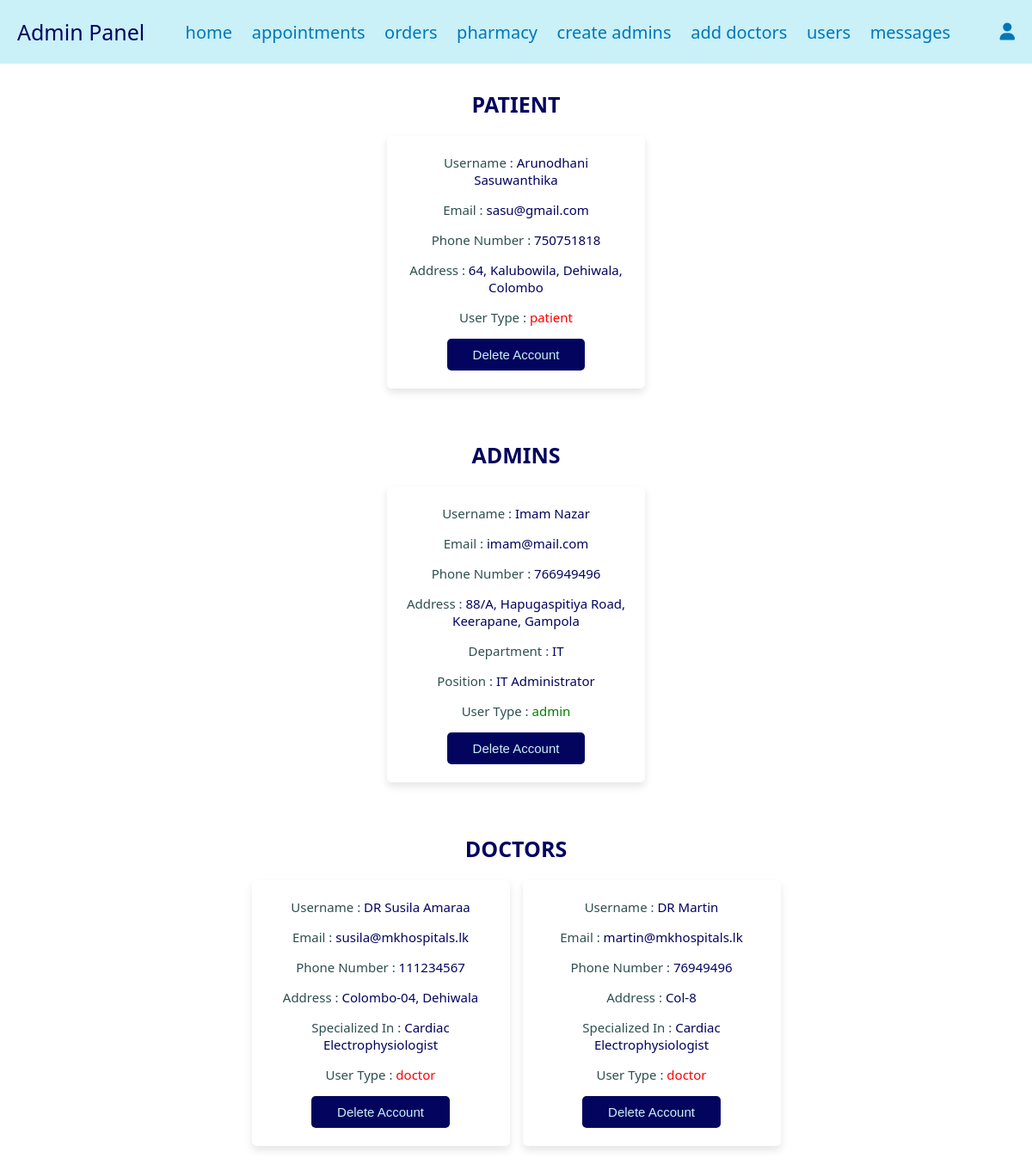
Page /Admin/admin_users.php (signed in) on the committed database.
### tables this page shows
CREATE TABLE IF NOT EXISTS `patient_reg` (
  `id` int(100) NOT NULL AUTO_INCREMENT,
  `name` varchar(100) NOT NULL,
  `age` int(100) NOT NULL,
  `address` varchar(500) NOT NULL,
  `email` varchar(100) NOT NULL,
  `phone_number` int(10) NOT NULL,
  `password` varchar(100) NOT NULL,
  `user_type` varchar(1000) NOT NULL DEFAULT 'patient',
  PRIMARY KEY (`id`)
);

CREATE TABLE IF NOT EXISTS `admin_reg` (
  `admin_id` int(100) NOT NULL AUTO_INCREMENT,
  `a_name` varchar(100) NOT NULL,
  `a_age` int(100) NOT NULL,
  `a_address` varchar(100) NOT NULL,
  `a_email` varchar(100) NOT NULL,
  `a_phone_number` int(10) NOT NULL,
  `a_password` varchar(100) NOT NULL,
  `a_department` varchar(100) NOT NULL,
  `a_position` varchar(100) NOT NULL,
  `a_user_type` varchar(20) NOT NULL DEFAULT 'admin',
  PRIMARY KEY (`admin_id`)
);

CREATE TABLE IF NOT EXISTS `doctor_reg` (
  `doctor_id` int(100) NOT NULL AUTO_INCREMENT,
  `d_name` varchar(100) NOT NULL,
  `d_age` int(100) NOT NULL,
  `d_address` varchar(500) NOT NULL,
  `d_email` varchar(100) NOT NULL,
  `d_phone_number` int(10) NOT NULL,
  `d_specialized_in` varchar(500) NOT NULL,
  `d_qualifications` varchar(200) NOT NULL,
  `d_password` varchar(100) NOT NULL,
  `d_user_type` varchar(50) NOT NULL DEFAULT 'doctor',
  PRIMARY KEY (`doctor_id`)
);

### Admin/admin_users.php (the view, shortened to what this page needs)
<?php
include('connector.php');
?>
<!doctype html>
<html>
<head>
	<link rel="stylesheet" href="https://cdnjs.cloudflare.com/ajax/libs/font-awesome/6.1.1/css/all.min.css">
	<link rel="stylesheet" href="admin_styles.css">
</head>
<body>
	<?php
	include('admin_header.php');
	?>
<section class="users">
	<h1 class="title">Patient</h1>
	<div class="box-container">
		<?php
		$select_users = mysqli_query($conn, "SELECT * FROM `patient_reg`") or die('Query failed!');
		while($fetch_patient = mysqli_fetch_assoc($select_users)) {
		?>
		<div class="box">
		<p>Username : <span><?php echo $fetch_patient['name']; ?></span></p>
		<p>Email : <span><?php echo $fetch_patient['email']; ?></span></p>
    <p>Phone Number : <span><?php echo $fetch_patient['phone_number']; ?></span></p>
    <p>Address : <span><?php echo $fetch_patient['address']; ?></span></p>
		<p>User Type : <span style="color: <?php if($fetch_patient['user_type'] == 'patient'){ echo 'red'; } ?>"><?php echo $fetch_patient['user_type']; ?></span></p>
		<a href="admin_users.php?delete_patient=<?php echo $fetch_patient['id']; ?>" onClick="return confirm('Are you certain you want to delete this account?');" class="delete-btn">Delete Account</a>
		</div>
		<?php
		};
		?>
	</div>
</section>
<section class="users">
	<h1 class="title">Admins</h1>
	<div class="box-container">
		<?php
		$select_users = mysqli_query($conn, "SELECT * FROM `admin_reg`") or die('Query failed!');
		while($fetch_admins = mysqli_fetch_assoc($select_users)) {
		?>
		<div class="box">
		<p>Username : <span><?php echo $fetch_admins['a_name']; ?></span></p>
		<p>Email : <span><?php echo $fetch_admins['a_email']; ?></span></p>
    <p>Phone Number : <span><?php echo $fetch_admins['a_phone_number']; ?></span></p>
    <p>Address : <span><?php echo $fetch_admins['a_address']; ?></span></p>
		<p>Department : <span><?php echo $fetch_admins['a_department']; ?></span></p>
		<p>Position : <span><?php echo $fetch_admins['a_position']; ?></span></p>
		<p>User Type : <span style="color: <?php if($fetch_admins['a_user_type'] == 'admin'){ echo 'green'; } ?>"><?php echo $fetch_admins['a_user_type']; ?></span></p>
		<a href="admin_users.php?delete_admin=<?php echo $fetch_admins['admin_id']; ?>" onClick="return confirm('Are you certain you want to delete this account?');" class="delete-btn">Delete Account</a>
		</div>
		<?php
		};
		?>
	</div>
</section>
<section class="users">
	<h1 class="title">Doctors</h1>
	<div class="box-container">
		<?php
		$select_users = mysqli_query($conn, "SELECT * FROM `doctor_reg`") or die('Query failed!');
		while($fetch_doctors = mysqli_fetch_assoc($select_users)) {
		?>
		<div class="box">
		<p>Username : <span><?php echo $fetch_doctors['d_name']; ?></span></p>
		<p>Email : <span><?php echo $fetch_doctors['d_email']; ?></span></p>
    <p>Phone Number : <span><?php echo $fetch_doctors['d_phone_number']; ?></span></p>
    <p>Address : <span><?php echo $fetch_doctors['d_address']; ?></span></p>
		<p>Specialized In : <span><?php echo $fetch_doctors['d_specialized_in']; ?></span></p>
		<p>User Type : <span style="color: <?php if($fetch_doctors['d_user_type'] == 'doctor'){ echo 'red'; } ?>"><?php echo $fetch_doctors['d_user_type']; ?></span></p>
		<a href="admin_users.php?delete_admin=<?php echo $fetch_doctors['doctor_id']; ?>" onClick="return confirm('Are you certain you want to delete this account?');" class="delete-btn">Delete Account</a>
		</div>
		<?php
		};
		?>
	</div>
</section>
</body>
</html>

### Admin/admin_styles.css (style rules this page uses)
* { font-family:system-ui, -apple-system, BlinkMacSystemFont, 'Segoe UI', Roboto, Oxygen, Ubuntu, Cantarell, 'Open Sans', 'Helvetica Neue'; margin:0; padding:0; box-sizing: border-box; outline: none; border:none; text-decoration: none; transition:all .2s linear; }
html { font-size: 62.5%; overflow-x: hidden; }
section { padding: 3rem 2rem; }
body { background-color: white; }
.title { text-align: center; margin-bottom: 2rem; text-transform: uppercase; color: #03045e; font-size: 2.5rem; }
.btn, .option-btn, .delete-btn, .white-btn { display: inline-block; margin-top: 1rem; padding:1rem 3rem; cursor: pointer; color: #caf0f8; font-size: 1.5rem; border-radius: .5rem; text-transform: capitalize; font-family: 'Rubik', sans-serif; }
.delete-btn { background-color: #03045e; font-family: 'Rubik', sans-serif; }
.users .box-container { display:grid; grid-template-columns: repeat(auto-fit, 30rem); justify-content: center; gap: 1.5rem; max-width: 1200px; margin: 0 auto; align-items: flex-start; }
.users .box-container .box { background-color: white; padding: 2rem; border: .1rem solid white; box-shadow: 0 .5rem 1rem rgba(0,0,0,.1); border-radius: .5rem; text-align: center; transition: transform 0.5s; }
.users .box-container .box p { padding-bottom: 1.5rem; font-size: 1.5rem; color: darkslategray; }
.users .box-container .box p span { color: #03045e; }
.users .box-container .box .delete-btn { margin-top: 0; }

### rows in the picture
patient_reg: name "Arunodhani Sasuwanthika", email "sasu@gmail.com", phone_number "750751818", address "64, Kalubowila, Dehiwala, Colombo", user_type "patient"
admin_reg: a_name "Imam Nazar", a_email "imam@mail.com", a_phone_number "766949496", a_address "88/A, Hapugaspitiya Road, Keerapane, Gampola", a_department "IT", a_position "IT Administrator", a_user_type "admin"
doctor_reg: d_name "DR Susila Amaraa", d_email "susila@mkhospitals.lk", d_phone_number "111234567", d_address "Colombo-04, Dehiwala", d_specialized_in "Cardiac Electrophysiologist", d_user_type "doctor"
doctor_reg: d_name "DR Martin", d_email "martin@mkhospitals.lk", d_phone_number "76949496", d_address "Col-8", d_specialized_in "Cardiac Electrophysiologist", d_user_type "doctor"
